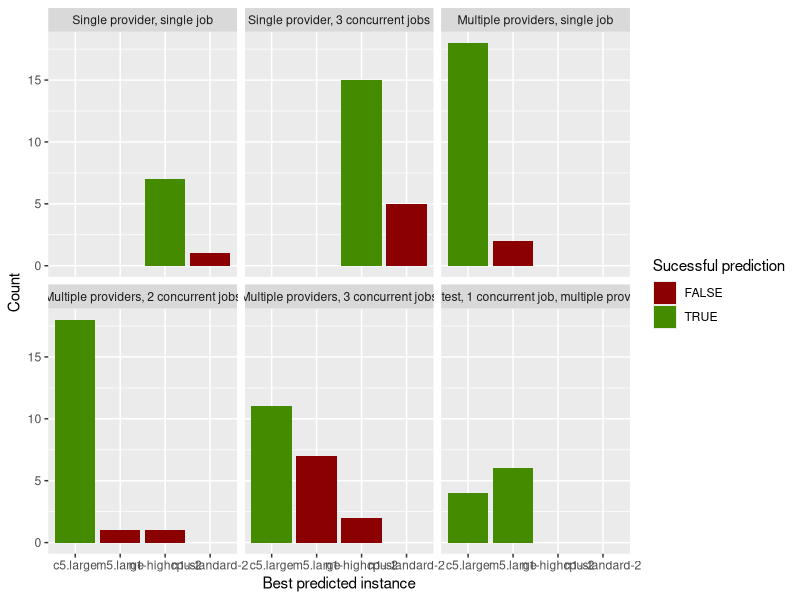
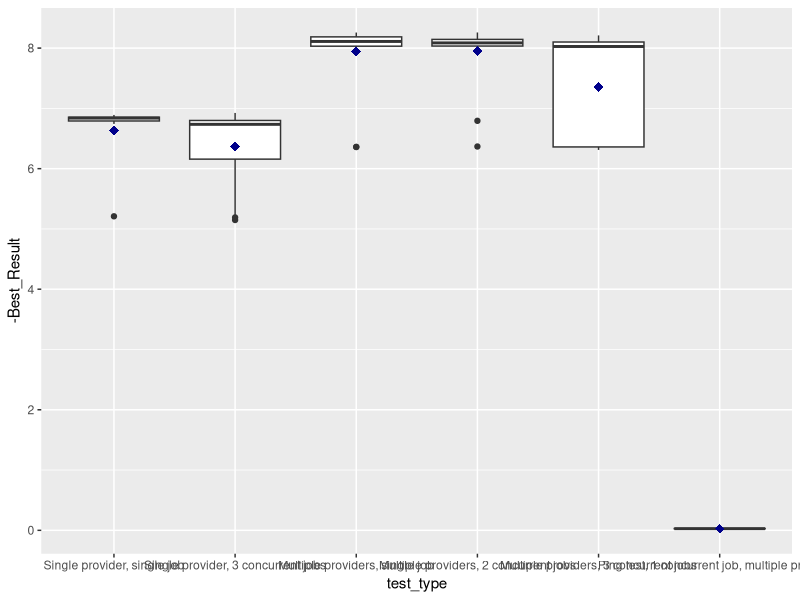

Write R code to recreate these figures, in order. (Note: this script raises an error after producing the figures.)
exps <- read.csv("exps_results.csv")

exps$single_concurrent <- exps$Concurrent_Jobs == 1

exps$success <- ifelse(exps$Multiple_Providers == "True", exps$Best_instance=="c5.large", exps$Best_instance=="n1-highcpu-2")
exps$success <- ifelse(exps$Deployer == "ping_testserver", (exps$Best_instance == "c5.large" | exps$Best_instance == "m5.large"), exps$success)
# Getting test type:
test_types <- vector(mode="character", length=nrow(exps))
for (i in 1:nrow(exps)) {
  if (exps$Deployer[i] == "ping_testserver") {
    test_types[i] <- "Ping test, 1 concurrent job, multiple providers"
  }
  else if (exps$Concurrent_Jobs[i] == 2) {
    test_types[i] <- "Multiple providers, 2 concurrent jobs"
  } else {
    if (exps$Multiple_Providers[i] == "True") {
      if (exps$single_concurrent[i]) {
        test_types[i] <- "Multiple providers, single job"
      } else {
        test_types[i] <- "Multiple providers, 3 concurrent jobs"
      }
    } else {
      if (exps$single_concurrent[i]) {
        test_types[i] <- "Single provider, single job"
      } else {
        test_types[i] <- "Single provider, 3 concurrent jobs"
      }
    }
  }
}

# SHOULD ALSO DO TIME TAKEN USING THE TIMESTAMPS!!!

exps$test_type <- factor(test_types, levels=c("Single provider, single job",
                          "Single provider, 3 concurrent jobs",
                          "Multiple providers, single job",
                          "Multiple providers, 2 concurrent jobs",
                          "Multiple providers, 3 concurrent jobs",
                          "Ping test, 1 concurrent job, multiple providers"))

best_result_mean <- mean(exps$Best_Result[exps$Best_instance == "c5.large" & exps$Deployer == "vbench"])
best_result_mean.google <- mean(exps$Best_Result[exps$Best_instance=="n1-highcpu-2" & exps$Deployer == "vbench"])
best_result_mean.curltest <- mean(exps$Best_Result[exps$Deployer == "ping_testserver"])

exps$Best_Result_Relative <- ifelse(exps$Multiple_Providers == "True",
                                      exps$Best_Result/best_result_mean,
                                      exps$Best_Result/best_result_mean.google)
exps$Best_Result_Relative <- ifelse(exps$Deployer == "ping_testserver",
                                      exps$Best_Result/best_result_mean.curltest,
                                      exps$Best_Result_Relative)


library(dplyr)
library(ggplot2)
ggplot(exps, aes(Best_instance)) +
  geom_bar(aes(fill=success)) + 
  scale_fill_manual(values=c("red4", "chartreuse4")) +
  labs(fill="Sucessful prediction", x="Best predicted instance", y="Count") +
  facet_wrap(~test_type)

ggplot(exps, aes(test_type, -Best_Result, group=test_type)) +
  geom_boxplot() +
  stat_summary(fun.y=mean, colour="darkblue", geom="point", 
               shape=18, size=3)

results.plot <- ggplot(exps, aes(test_type, Best_Result_Relative, group=test_type, fill=test_type)) +
  geom_boxplot() +
  stat_summary(fun.y=mean, colour="darkblue", geom="point", 
               shape=18, size=3) +
  theme(axis.title.x = element_blank(), axis.text.x = element_blank()) +
  labs(y = "Best returned result as a proportion \nof mean from potential best machine", fill = "Test Type",
       title = "Boxplots of best values returned \nfor different Bayesian Optimization searches")

time.plot <- ggplot(exps, aes(test_type, Time, group=test_type, fill=test_type)) +
  geom_boxplot() +
  stat_summary(fun.y=mean, colour="darkblue", geom="point", 
               shape=18, size=3) +
  coord_cartesian(ylim=c(0, 2000)) +
  theme(axis.title.x = element_blank(), axis.text.x = element_blank()) +
  labs(y = "Time in seconds between \nstart of first and last job", fill = "Test Type",
       title = "Boxplots of time taken for different \nBayesian Optimization searches")
# One outlier removed where time was > 4000 for 3 concurrent jobs

exps$cost_scale = scale(exps$Cost, 0)

cost.plot <- ggplot(exps, aes(test_type, cost_scale, group=test_type, fill=test_type)) +
  geom_boxplot() +
  stat_summary(fun.y=mean, colour="darkblue", geom="point", 
               shape=18, size=3) +
  theme(axis.title.x = element_blank(), axis.text.x = element_blank()) +
  labs(y = "Relative estimated search cost", fill = "Test Type",
       title = "Boxplots of relative search cost for \ndifferent Bayesian Optimization searches")

exps.summ <- exps %>% group_by(test_type) %>% summarise(mean_rel_result = mean(Best_Result_Relative),
                                                        sd_rel_result = sd(Best_Result_Relative),
                                                        n_samples = n(),
                                                        ci95 = qt(0.975,df=n_samples-1)*sd_rel_result/sqrt(n_samples))

library(ggpubr)
ggarrange(results.plot + rremove("legend"),
          time.plot + rremove("legend"),
          cost.plot +rremove("legend"),
          cowplot::get_legend(results.plot),
          labels=c('A', 'B', 'C'))

vbench <- exps[exps$Deployer=="vbench",]
curl_test <- exps[exps$Deployer=="ping_testserver",]


time.mod <- 


ggplot(exps.summ, aes(test_type, mean_rel_result)) +
  geom_col() +
  geom_errorbar(aes(ymin=mean_rel_result-ci95, ymax=mean_rel_result+ci95))

library(ggplot2)
library(ggrepel)
job_path <- read.csv("spearmint_exps/0/job_path.csv")

normal.plot <- ggplot(job_path, aes(vCPUs, Value, group=1)) +
  geom_point(aes(shape=Category, color=Provider), size=4) +
  geom_label_repel(aes(label=Job_number), box.padding=0.25, hjust=-2, vjust=2) +
  geom_segment(aes(xend=c(tail(vCPUs, n=-1), NA), yend=c(tail(Value, n=-1), NA)), color="purple", 
               arrow=arrow(angle=20, length=unit(0.4, "cm"))) +
  labs(title="Path of a successful Bayesian Optimization search, 3 concurrent jobs") +
  ylim(c(-8.3, -1))

job_path.fail <- read.csv("spearmint_exps/1/job_path.csv")

fail.plot <- ggplot(job_path.fail, aes(vCPUs, Value, group=1)) +
  geom_point(aes(shape=Category, color=Provider), size=4) +
  geom_label_repel(aes(label=Job_number), box.padding=0.25, hjust=-2, vjust=2) +
  geom_segment(aes(xend=c(tail(vCPUs, n=-1), NA), yend=c(tail(Value, n=-1), NA)), color="purple", 
               arrow=arrow(angle=20, length=unit(0.4, "cm"))) +
  labs(title="Path of an incorrect Bayesian Optimization search, 3 concurrent jobs") +
  ylim(c(-8.3, -1))

job_path.single <- read.csv("spearmint_exps/40/job_path.csv")

sing.job.plot <- ggplot(job_path.single, aes(vCPUs, Value, group=1)) +
  geom_point(aes(shape=Category, color=Provider), size=4) +
  geom_label_repel(aes(label=Job_number), box.padding=0.25, hjust=-2, vjust=2) +
  geom_segment(aes(xend=c(tail(vCPUs, n=-1), NA), yend=c(tail(Value, n=-1), NA)), color="purple", 
               arrow=arrow(angle=20, length=unit(0.4, "cm"))) +
  labs(title="Path of a successful Bayesian Optimization search, 1 concurrent job") +
  ylim(c(-8.3, -1))

sing.job.plot


job_path.single.fail <- read.csv("spearmint_exps/43/job_path.csv")

sing.job.plot.fail <- ggplot(job_path.single.fail, aes(vCPUs, Value, group=1)) +
  geom_point(aes(shape=Category, color=Provider), size=4) +
  geom_label_repel(aes(label=Job_number), box.padding=0.25, hjust=-2, vjust=2) +
  geom_segment(aes(xend=c(tail(vCPUs, n=-1), NA), yend=c(tail(Value, n=-1), NA)), color="purple", 
               arrow=arrow(angle=20, length=unit(0.4, "cm"))) +
  labs(title="Path of an incorrect Bayesian Optimization search, 1 concurrent job") +
  ylim(c(-8.3, -1))

library(ggpubr)
ggarrange(normal.plot + rremove("legend"),
          fail.plot + rremove("legend"),
          sing.job.plot +rremove("legend"),
          sing.job.plot.fail,
          labels=c('A', 'B', 'C', "D"))
